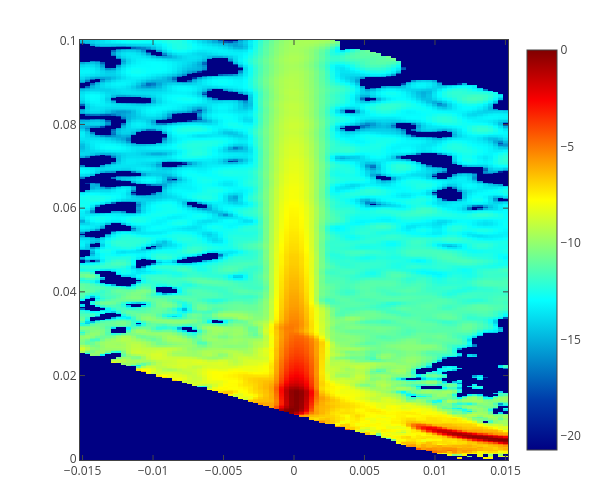

The notebook cell saved with this chart:
### Markdown cell above
# Smooth dTOF=40 usec

### Code cell
_spec_40, dk, qz, off_spec = load_data('/SNS/users/m2d/git/quicknxs/test/notebooks/data/REF_M_30889+30890_OffSpecSmooth_Off_Off_v2_TOF_40.dat',
                                      index=42, q_axis=True, width=5)

plot_heatmap(dk, qz, np.log(off_spec), x_title='', y_title='', surface=False,
                 x_log=False, y_log=False)

### Figure 1 — Plotly figure (JSON) as saved in the notebook; plotly's stock layout.template omitted (floating-point values rounded to 4 significant figures; data arrays with more than 128 entries replaced by an {"elided": "..."} marker saying what was removed)
{"data": [{"autocolorscale": false, "colorscale": [[0, "rgb(0,0,131)"], [0.125, "rgb(0,60,170)"], [0.375, "rgb(5,255,255)"], [0.625, "rgb(255,255,0)"], [0.875, "rgb(250,0,0)"], [1, "rgb(128,0,0)"]], "hoverinfo": "x+y+z", "type": "heatmap", "uid": "bb929da0-8a4f-4b8a-8b75-c6338b939223", "x": [-0.015, -0.01464, -0.01428, -0.01392, -0.01355, -0.01319, -0.01283, -0.01247, -0.01211, -0.01175, -0.01139, -0.01102, -0.01066, -0.0103, -0.00994, -0.009578, -0.009217, -0.008855, -0.008494, -0.008133, -0.007771, -0.00741, -0.007048, -0.006687, -0.006325, -0.005964, -0.005602, -0.005241, -0.00488, -0.004518, -0.004157, -0.003795, -0.003434, -0.003072, -0.002711, -0.002349, -0.001988, -0.001627, -0.001265, -0.0009036, -0.0005422, -0.0001807, 0.0001807, 0.0005422, 0.0009036, 0.001265, 0.001627, 0.001988, 0.002349, 0.002711, 0.003072, 0.003434, 0.003795, 0.004157, 0.004518, 0.00488, 0.005241, 0.005602, 0.005964, 0.006325, 0.006687, 0.007048, 0.00741, 0.007771, 0.008133, 0.008494, 0.008855, 0.009217, 0.009578, 0.00994, 0.0103, 0.01066, 0.01102, 0.01139, 0.01175, 0.01211, 0.01247, 0.01283, 0.01319, 0.01355, 0.01392, 0.01428, 0.01464, 0.015], "y": {"elided": "282 float values"}, "z": {"elided": "282x84 float values"}}], "layout": {"autosize": true, "bargap": 0, "height": 500, "hovermode": "closest", "margin": {"b": 40, "l": 80, "r": 40, "t": 40}, "showlegend": false, "width": 600, "xaxis": {"exponentformat": "power", "mirror": "all", "showexponent": "all", "showgrid": true, "showline": true, "ticks": "inside", "title": "", "zeroline": false}, "yaxis": {"exponentformat": "power", "mirror": "all", "showexponent": "all", "showgrid": true, "showline": true, "ticks": "inside", "title": "", "zeroline": false}}}
